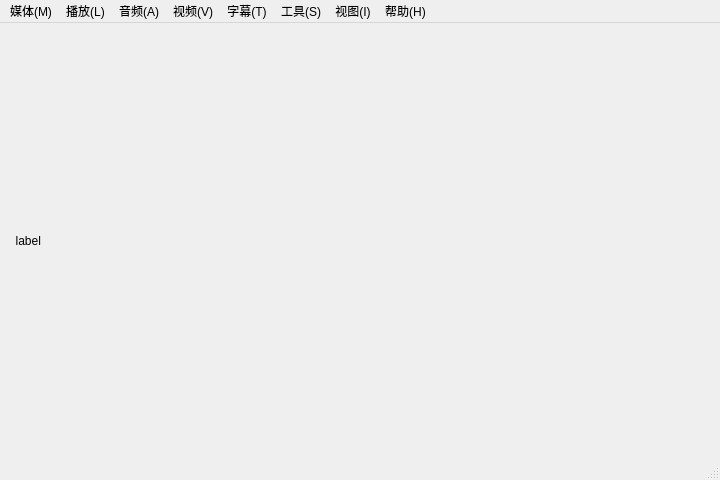
<?xml version="1.0" encoding="UTF-8"?>
<ui version="4.0">
 <class>videoPlay</class>
 <widget class="QMainWindow" name="videoPlay">
  <property name="geometry">
   <rect>
    <x>0</x>
    <y>0</y>
    <width>720</width>
    <height>480</height>
   </rect>
  </property>
  <property name="windowTitle">
   <string>videoPlay</string>
  </property>
  <widget class="QWidget" name="centralwidget">
   <layout class="QHBoxLayout" name="horizontalLayout">
    <item>
     <widget class="QLabel" name="label">
      <property name="text">
       <string>  label</string>
      </property>
     </widget>
    </item>
   </layout>
  </widget>
  <widget class="QMenuBar" name="menubar">
   <property name="geometry">
    <rect>
     <x>0</x>
     <y>0</y>
     <width>720</width>
     <height>20</height>
    </rect>
   </property>
   <widget class="QMenu" name="menu">
    <property name="title">
     <string>媒体(M)</string>
    </property>
    <addaction name="separator"/>
    <addaction name="separator"/>
    <addaction name="action_F"/>
    <addaction name="action_N"/>
   </widget>
   <widget class="QMenu" name="menu_L">
    <property name="title">
     <string>播放(L)</string>
    </property>
   </widget>
   <widget class="QMenu" name="menu_A">
    <property name="title">
     <string>音频(A)</string>
    </property>
   </widget>
   <widget class="QMenu" name="menu_V">
    <property name="title">
     <string>视频(V)</string>
    </property>
   </widget>
   <widget class="QMenu" name="menu_T">
    <property name="title">
     <string>字幕(T)</string>
    </property>
   </widget>
   <widget class="QMenu" name="menu_S">
    <property name="title">
     <string>工具(S)</string>
    </property>
   </widget>
   <widget class="QMenu" name="menu_I">
    <property name="title">
     <string>视图(I)</string>
    </property>
   </widget>
   <widget class="QMenu" name="menu_H">
    <property name="title">
     <string>帮助(H)</string>
    </property>
    <addaction name="separator"/>
    <addaction name="action_readme"/>
    <addaction name="action_version"/>
   </widget>
   <addaction name="menu"/>
   <addaction name="menu_L"/>
   <addaction name="menu_A"/>
   <addaction name="menu_V"/>
   <addaction name="menu_T"/>
   <addaction name="menu_S"/>
   <addaction name="menu_I"/>
   <addaction name="menu_H"/>
  </widget>
  <widget class="QStatusBar" name="statusbar"/>
  <action name="action_F">
   <property name="icon">
    <iconset>
     <normaloff>res/arptt-vu9f8-001.ico</normaloff>res/arptt-vu9f8-001.ico</iconset>
   </property>
   <property name="text">
    <string>打开文件(F)</string>
   </property>
   <property name="shortcut">
    <string>Ctrl+O</string>
   </property>
  </action>
  <action name="action_N">
   <property name="icon">
    <iconset>
     <normaloff>res/arptt-vu9f8-001.ico</normaloff>res/arptt-vu9f8-001.ico</iconset>
   </property>
   <property name="text">
    <string>打开网络串流(N)</string>
   </property>
   <property name="toolTip">
    <string>打开网络串流(N)</string>
   </property>
   <property name="shortcut">
    <string>Ctrl+N</string>
   </property>
  </action>
  <action name="action_readme">
   <property name="icon">
    <iconset>
     <normaloff>res/arptt-vu9f8-001.ico</normaloff>res/arptt-vu9f8-001.ico</iconset>
   </property>
   <property name="text">
    <string>readme文档</string>
   </property>
  </action>
  <action name="action_version">
   <property name="icon">
    <iconset>
     <normaloff>res/arptt-vu9f8-001.ico</normaloff>res/arptt-vu9f8-001.ico</iconset>
   </property>
   <property name="text">
    <string>版本文档</string>
   </property>
  </action>
 </widget>
 <resources/>
 <connections/>
</ui>
